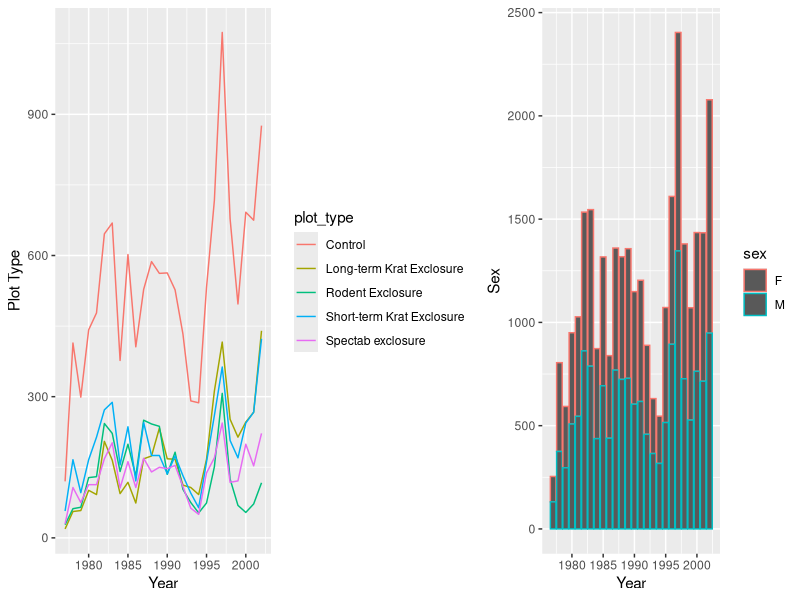
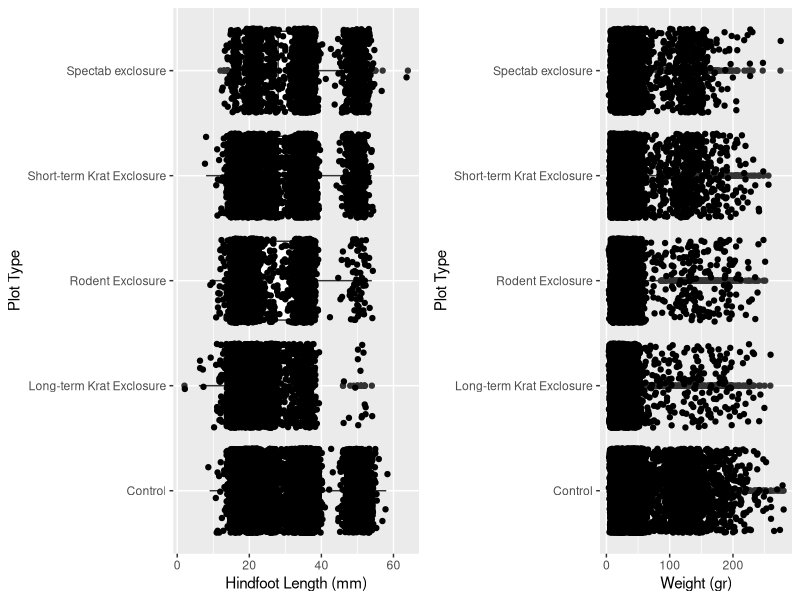
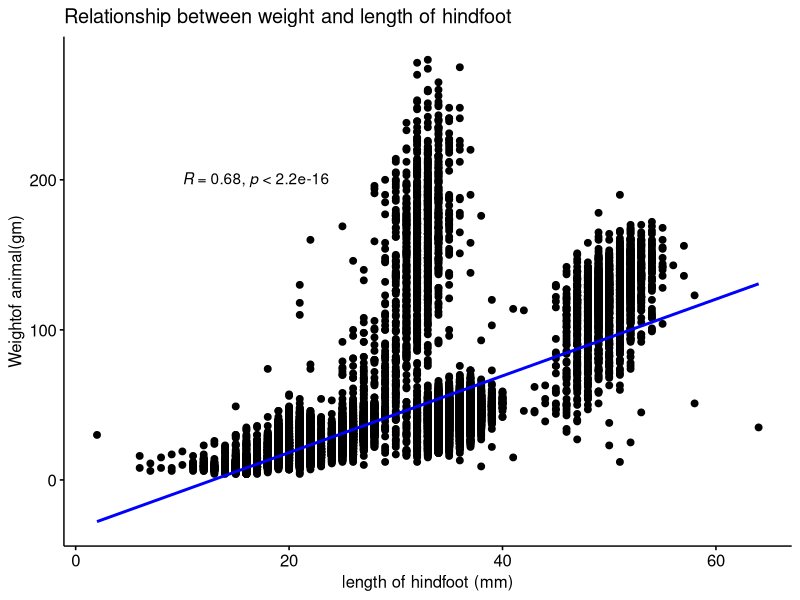
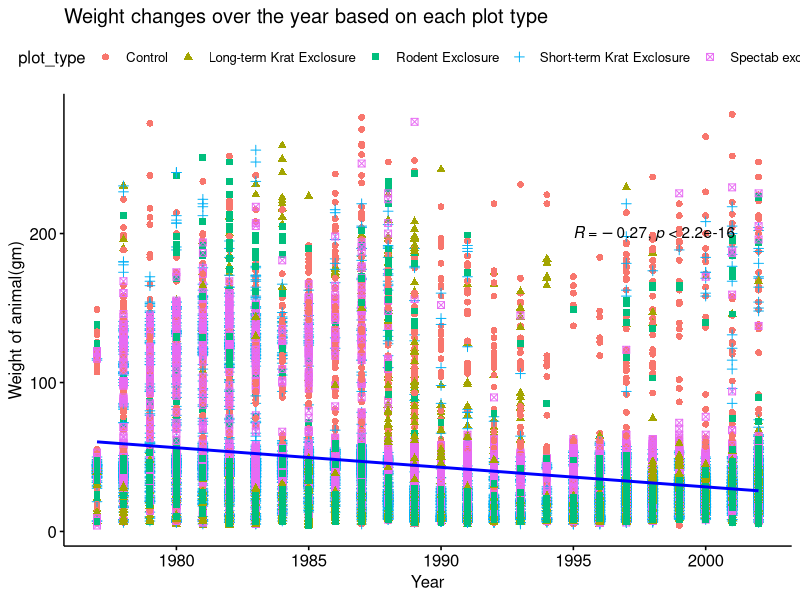
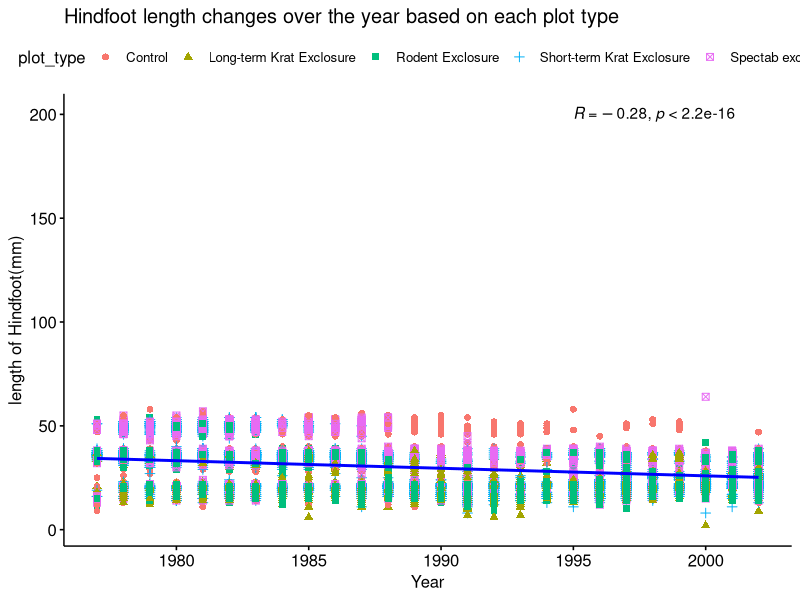
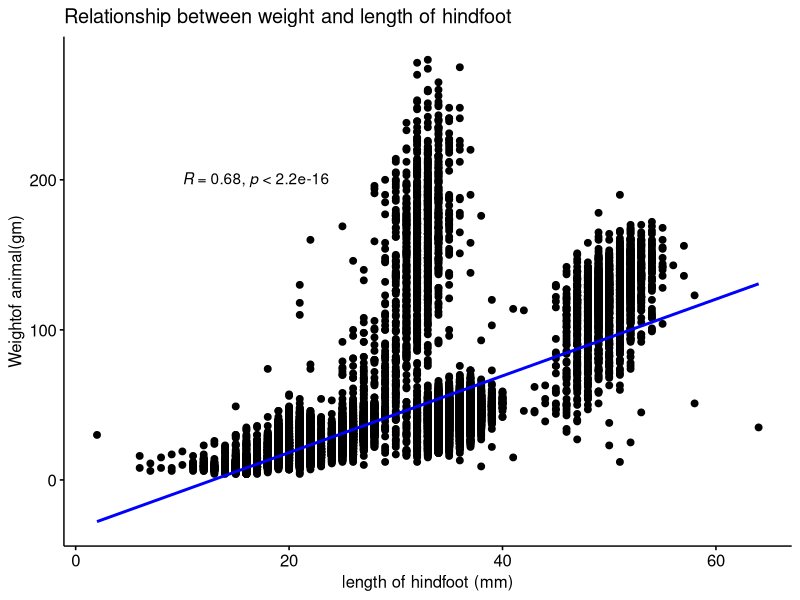
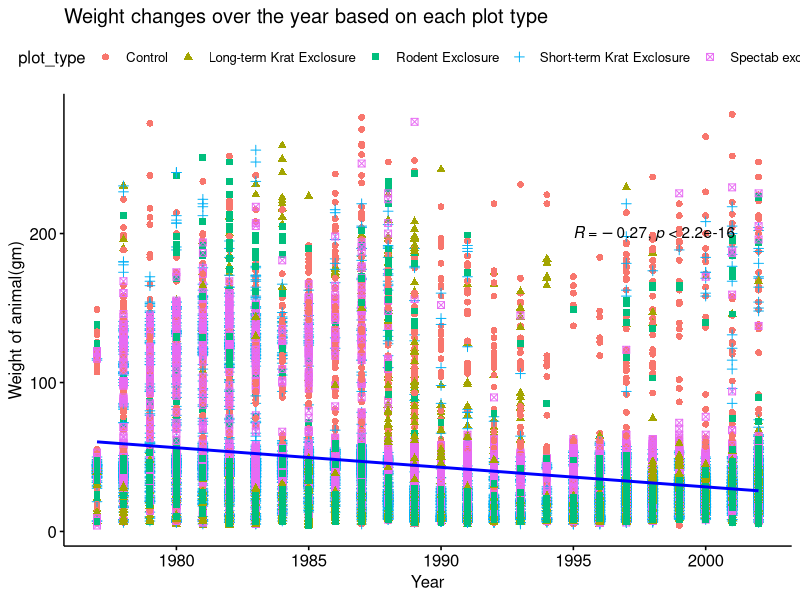
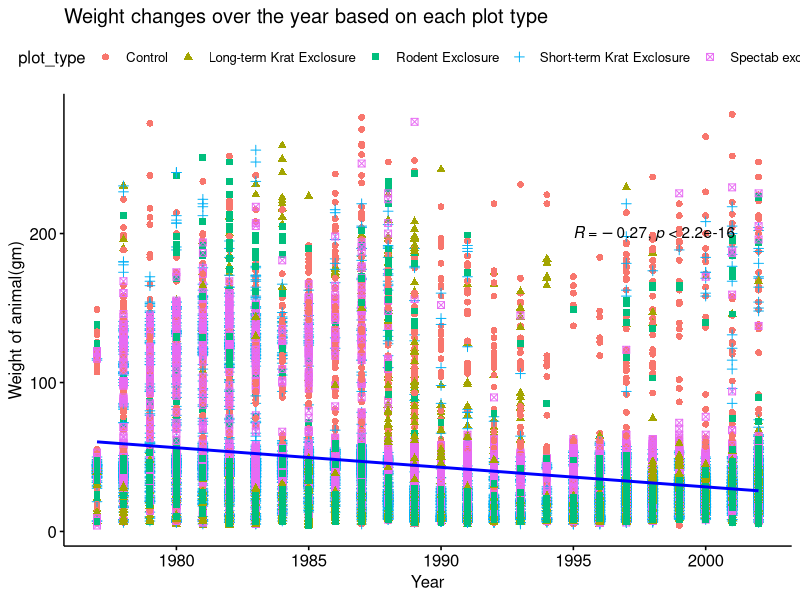

Source code (R) for these figures, in order:
## ---- chunk 1
knitr::opts_chunk$set(echo = TRUE)
## ---- chunk 2
library(tidyverse)
library(lubridate)
library(gridExtra)
library(ggplot2)
library(dbplyr)
library(ggpubr)
## ---- chunk 3
surveys_combined <- read.csv("data/combined.csv")
## ---- chunk 4
surveys_combined_clear<- surveys_combined %>% filter(!is.na(sex), 
                                                         sex != "",
                                                         !is.na(hindfoot_length), 
                                                         hindfoot_length != "",
                                                         !is.na(weight), 
                                                         weight != "") 
## ---- chunk 5
#create line chart plot type per year
year_plot_type <- surveys_combined_clear %>% group_by(year, plot_type) %>% tally()
line_chart <- ggplot(year_plot_type, aes(x=year, y=n, color=plot_type)) + 
  geom_line() + xlab("Year") + ylab("Plot Type")

#create bar chart sex per year
year_sex <- surveys_combined_clear %>% group_by(year, sex) %>% tally()
bar_chart <- ggplot(year_sex, aes(x=year, y=n, color=sex)) + 
  geom_bar(stat="identity") + xlab("Year") + ylab("Sex")

#put chart to grid
timeseries_plot <- grid.arrange(line_chart, bar_chart, ncol=2, widths=c(9,6))

#save plot into image
ggsave("image/plot1.jpg", timeseries_plot, width=15, dpi=300)
## ---- chunk 6
#create boxplot chart weight per plot_type
boxplot_chart_weight <- ggplot(surveys_combined_clear, aes(x=weight, y=plot_type))+
  geom_boxplot()+xlab("Weight (gr)")+ylab("Plot Type") +  geom_jitter()

#create boxplot chart hindfoot length per plot_type
boxplot_chart_length <- ggplot(surveys_combined_clear, aes(x=hindfoot_length, y=plot_type))+
  geom_boxplot()+xlab("Hindfoot Length (mm)")+ylab("Plot Type") + geom_jitter()

#put chart to grid
frequency_plot <- grid.arrange(boxplot_chart_length, boxplot_chart_weight, ncol=2, widths=c(8,7))

#save plot into image
ggsave("image/plot2.jpg", frequency_plot, width=15, dpi=300)
## ---- chunk 7
# Created by supria
# Scatter plot with correlation coefficient
#:::::::::::::::::::::::::::::::::::::::::::::::::
sp <- ggscatter(surveys_combined_clear, x = "hindfoot_length", y = "weight",title = "Relationship between weight and length of hindfoot", xlab = "length of hindfoot (mm)", ylab = "Weightof animal(gm)",
                add = "reg.line",  # Add regressin line
                add.params = list(color = "blue", fill = "lightgray"), # Customize reg. line
                conf.int = TRUE # Add confidence interval
)
# Add correlation coefficient
final.plot<- sp + stat_cor(method = "pearson", label.x = 10, label.y = 200)
final.plot
#save plot into image
ggsave("image/plot3.jpg", final.plot, width=10, dpi=300)
## ---- chunk 8
# created by supria
wg<- ggscatter(data=surveys_combined_clear, x='year',y='weight', color ="plot_type",shape = "plot_type",
               title = "Weight changes over the year based on each plot type", xlab = "Year", ylab = "Weight of animal(gm)",
          add = "reg.line",  # Add regressin line
          add.params = list(color = "blue","red","green","yellow","pink", fill = "lightgray"), # Customize reg. line
          conf.int = TRUE # Add confidence interval
 )  
# Add correlation coefficient
final.wg <- wg + stat_cor(method = "pearson", label.x = 1995, label.y = 200)
final.wg
ggsave("image/plot4.jpg", final.wg, width=10, dpi=300)
## ---- chunk 9
# Created by supria
# Extend the regression lines beyond the domain of the data
##hindfoot changes over the year

hd<- ggscatter(data=surveys_combined_clear, x='year',y='hindfoot_length', color ="plot_type",shape = "plot_type",
               title = "Hindfoot length changes over the year based on each plot type", xlab = "Year", ylab = "length of Hindfoot(mm)",
               add = "reg.line",  # Add regressin line
               add.params = list(color = "blue","red","green","yellow","pink", fill = "lightgray"), # Customize reg. line
               conf.int = TRUE # Add confidence interval
)  
# Add correlation coefficient
final.hd<- hd + stat_cor(method = "pearson", label.x = 1995, label.y = 200)
final.hd
ggsave("image/plot5.jpg", final.wg, width=10, dpi=300)
## ---- chunk 10
#heva

## ---- chunk 11
#heva
